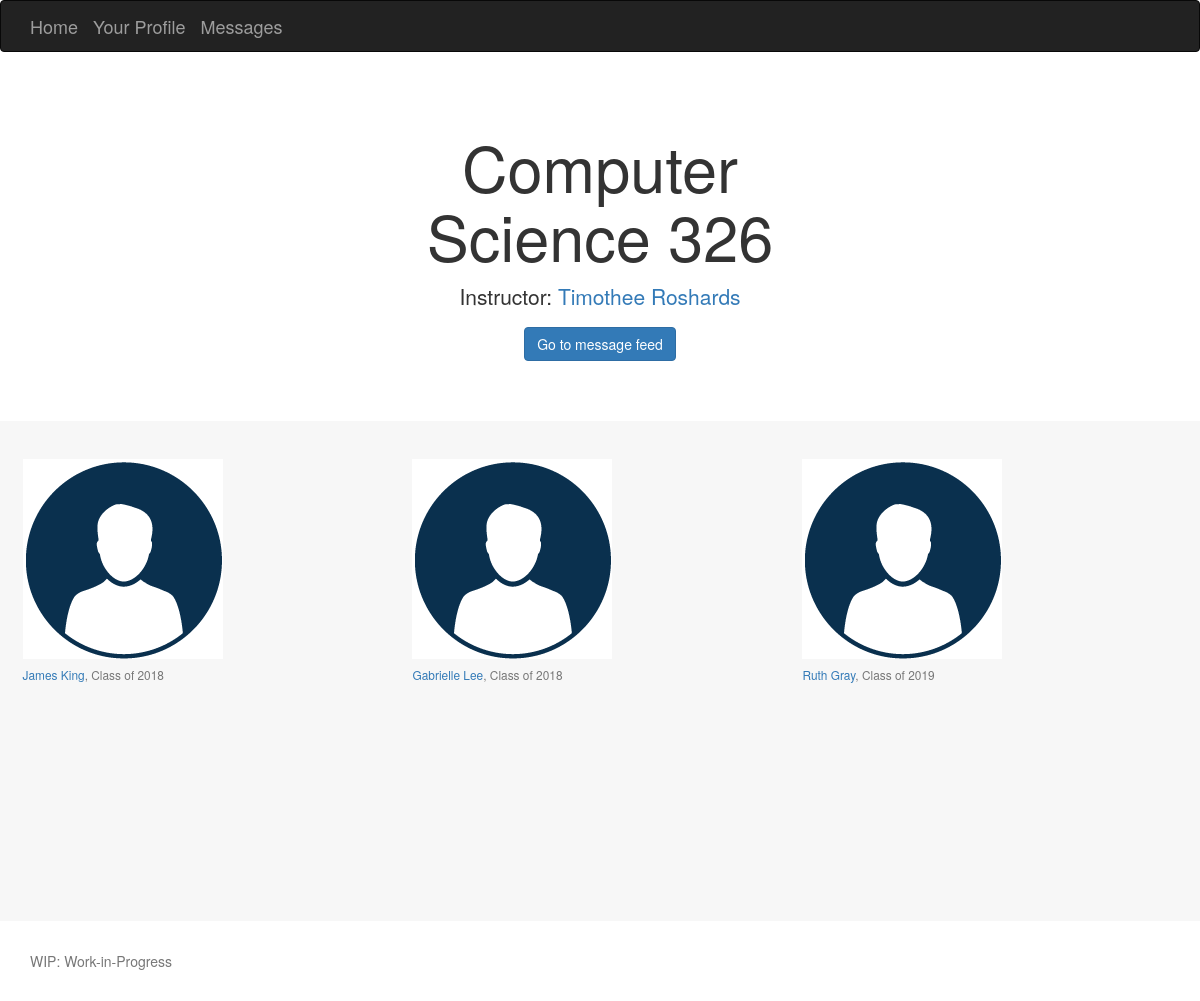
Page /Tibl/classpage/1 on the earlier database version.
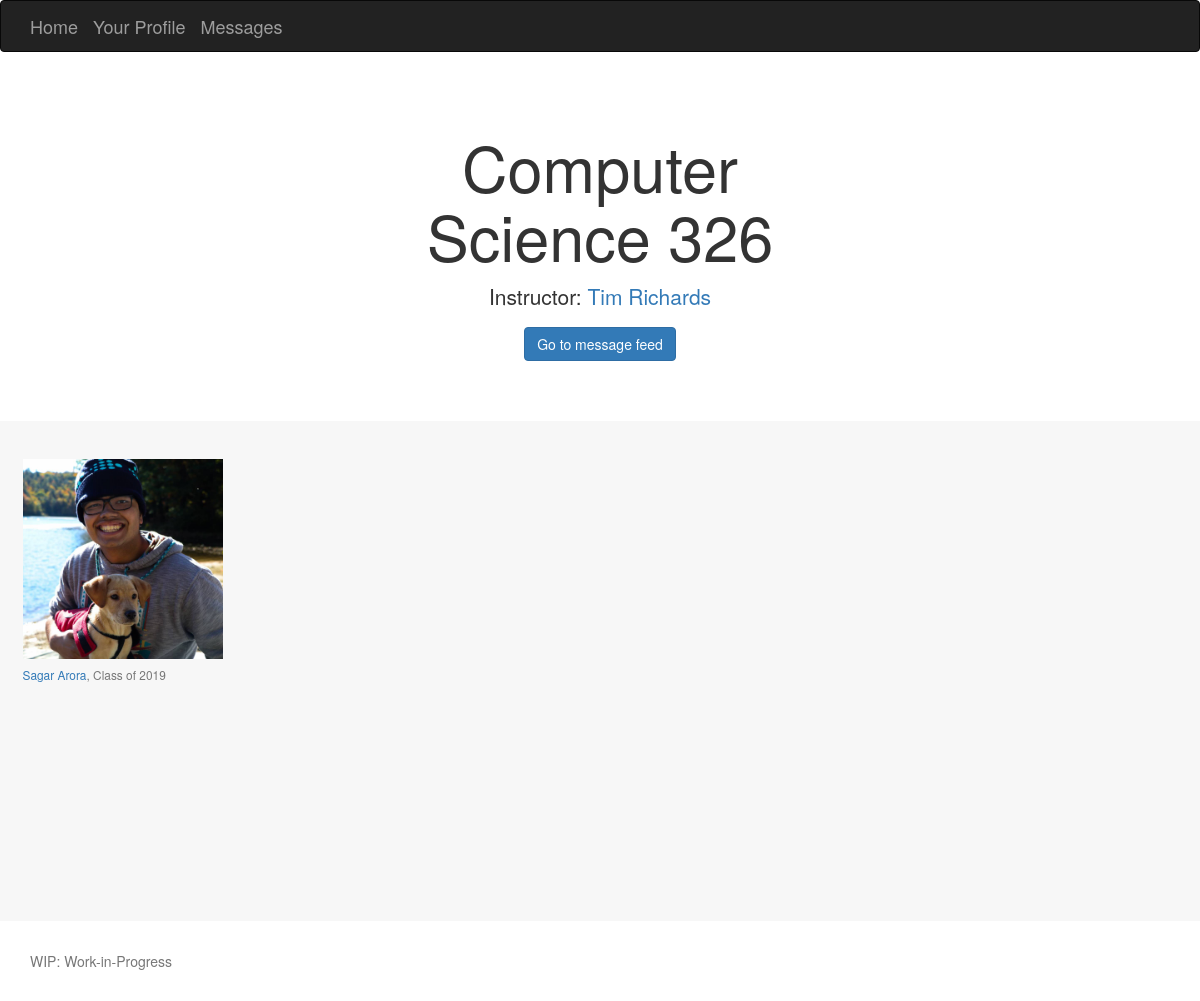
Same page on the later database version.
### Tibl/models.py (models this page shows, shortened)
class Department(models.Model):
	name = models.CharField(max_length=60)
	abbreviation = models.CharField(max_length=10)
	def __str__(self):
		return self.name

class Course(models.Model):
	department = models.ForeignKey('Department', on_delete=models.SET_NULL, null=True)
	name = models.CharField(max_length=200, null=True)
	number = models.CharField(max_length=10)

class Teacher(models.Model):
	full_name = models.CharField(max_length=60)
	department = models.ForeignKey('Department', on_delete=models.SET_NULL, null=True)
	profile_picture = models.ImageField(upload_to="profile_pictures")

class Student(models.Model):
	full_name = models.CharField(max_length=60)
	grad_year = models.IntegerField()
	profile_picture = models.ImageField(upload_to="profile_pictures")

### Tibl/views.py (the view)
# urls.py: path('classpage/<int:num_>', views.classpage, name='class'),
def classpage(request, num_):
    section = Section.objects.get(id=num_)
    year = section.year
    season = section.season
    teachers_list = section.teachers.all()
    course = section.course
    course_name = course.name
    course_number = course.number
    course_department = course.department
    students_list = section.students.all()
    return render(
        request,
        'classpage.html',
        context={'students':students_list, 'year':year, 'season':season, 'teachers':teachers_list, 'name':course_name, 'department':course_department, 'number':course_number }
    )

### Tibl/templates/classpage.html
{% extends "base_generic.html" %}
{% block content %}
{% load static %}
  <link rel="stylesheet" href="{% static 'css/classpage.css' %}">
  <body>
    <section class="jumbotron text-center">
      <div class="container">
        <h1 class="jumbotron-heading">{{ department }} {{ number }}</h1>
        {% for teacher in teachers %}
        <p>Instructor: <a href="#">{{ teacher.full_name }}</a></p>
        {% endfor %}
        <p>
          <a href="/" class="btn btn-primary">Go to message feed</a>
        </p>
      </div>
    </section>
    <div class="album text-muted">
      <div class="container">
        <div class="row">
          {% for student in students %}
          <div class="card">
              <img src="{% static student.profile_picture.url  %}" alt="pic1">
            <p class="card-text"><a href="{% url 'friendprofile' student.id %}">{{ student.full_name }}</a>, Class of {{ student.grad_year }}</p>
          </div>
          {% endfor %}
        </div>
      </div>
    </div>
{% endblock %}

Differences in the rows shown:
no longer on this page (row edited): Teacher: full_name "Timothee Roshards"
no longer on this page (row edited): Student: profile_picture (picture), full_name "James King", grad_year "2018"
removed Student: profile_picture (picture), full_name "Gabrielle Lee", grad_year "2018"
no longer on this page (row edited): Student: profile_picture (picture), full_name "Ruth Gray", grad_year "2019"
now on this page (row edited): Teacher: full_name "Tim Richards"
added Student: profile_picture (picture), full_name "Sagar Arora", grad_year "2019"
